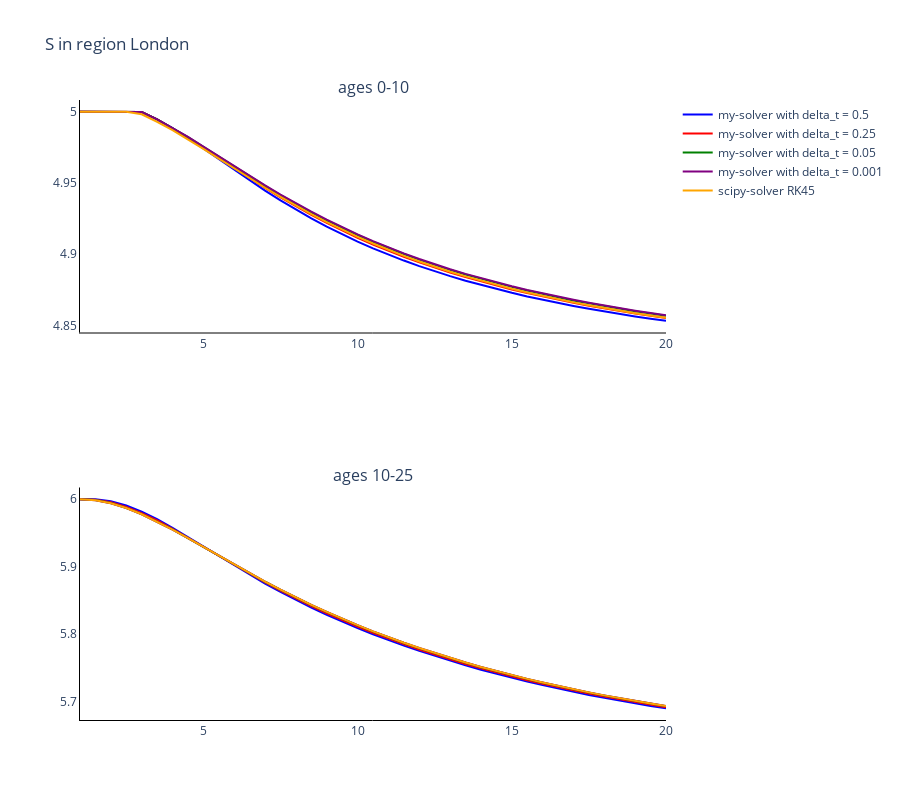
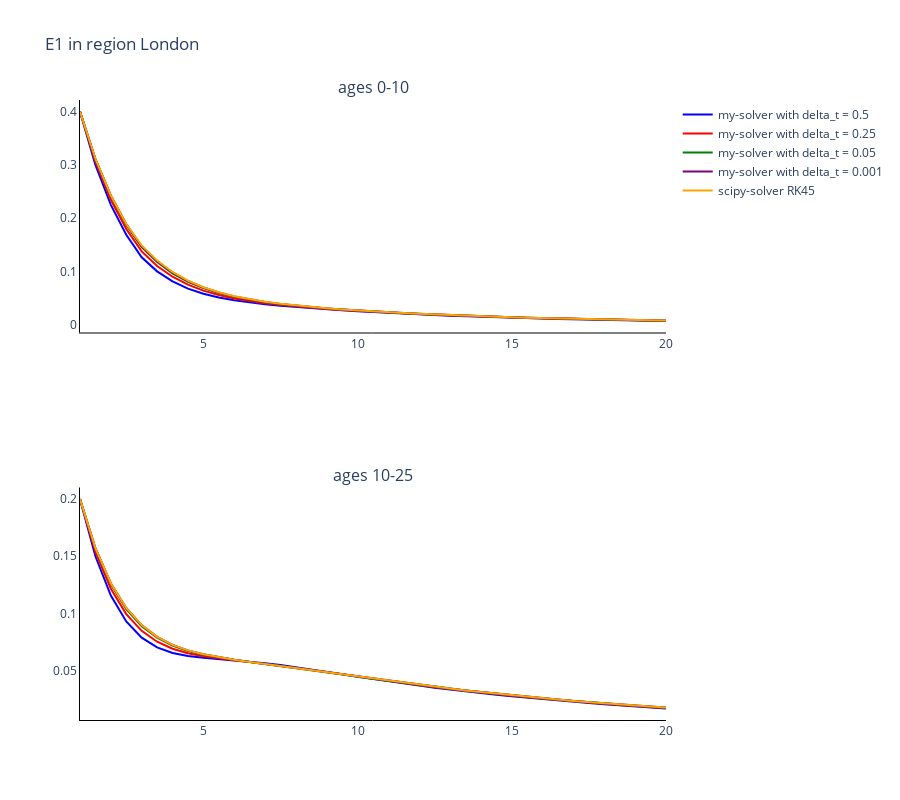
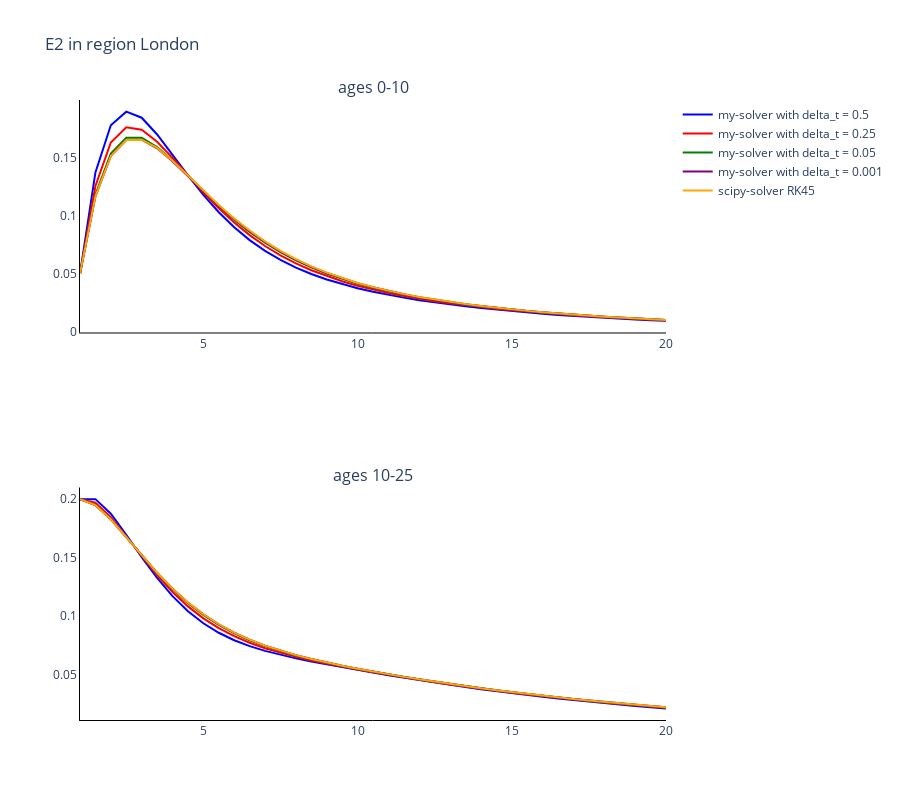
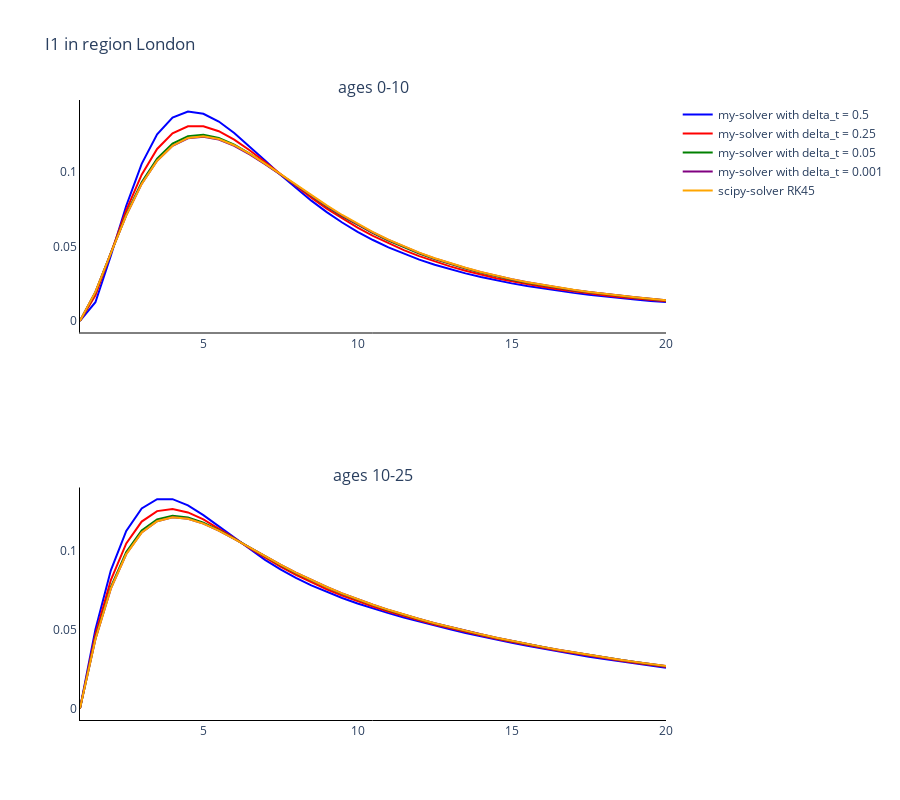

Here is the notebook cell these charts were saved with, in order:
### Code cell
# Trace names - represent the solver used for the simulation
trace_name = ['my-solver with delta_t = {}'.format(ts) for ts in time_steps]
trace_name.append('scipy-solver {}'.format(scipy_method))

# Compartment list - type and age
comparments = []
for n in model.output_names():
    comparments.append('{} in region {}'.format(n, regions[parameters[0]-1]))

for c, comparment in enumerate(comparments):
    # Plot (scatter plot for each comparment)
    fig = go.Figure()
    fig = make_subplots(rows=len(age_groups), cols=1, subplot_titles=tuple('ages {}'.format(a) for a in age_groups))

    for a, age in enumerate(age_groups):
        if a != 0:
            for o, out in enumerate(outputs):
                fig.add_trace(
                    go.Scatter(
                        y=out[:, c*len(age_groups)+a],
                        x=times,
                        mode='lines',
                        name=trace_name[o],
                        line_color=colours[o],
                        showlegend=False
                    ),
                    row=a+1, col=1
                )
        
        else:
            for o, out in enumerate(outputs):
                fig.add_trace(
                    go.Scatter(
                        y=out[:, c*len(age_groups)+a],
                        x=times,
                        mode='lines',
                        name=trace_name[o],
                        line_color=colours[o]
                    ),
                    row=a+1, col=1
                )

    # Add axis labels
    fig.update_layout(
        boxmode='group',
        title=comparment, 
        height=800,
        plot_bgcolor='white',
        xaxis=dict(linecolor='black'),
        yaxis=dict(linecolor='black'),
        xaxis2=dict(linecolor='black'),
        yaxis2=dict(linecolor='black'),
        xaxis3=dict(linecolor='black'),
        yaxis3=dict(linecolor='black'),
        xaxis4=dict(linecolor='black'),
        yaxis4=dict(linecolor='black'),
        xaxis5=dict(linecolor='black'),
        yaxis5=dict(linecolor='black'),
        xaxis6=dict(linecolor='black'),
        yaxis6=dict(linecolor='black'),
        xaxis7=dict(linecolor='black'),
        yaxis7=dict(linecolor='black'),
        xaxis8=dict(linecolor='black'),
        yaxis8=dict(linecolor='black'))

    fig.show()
